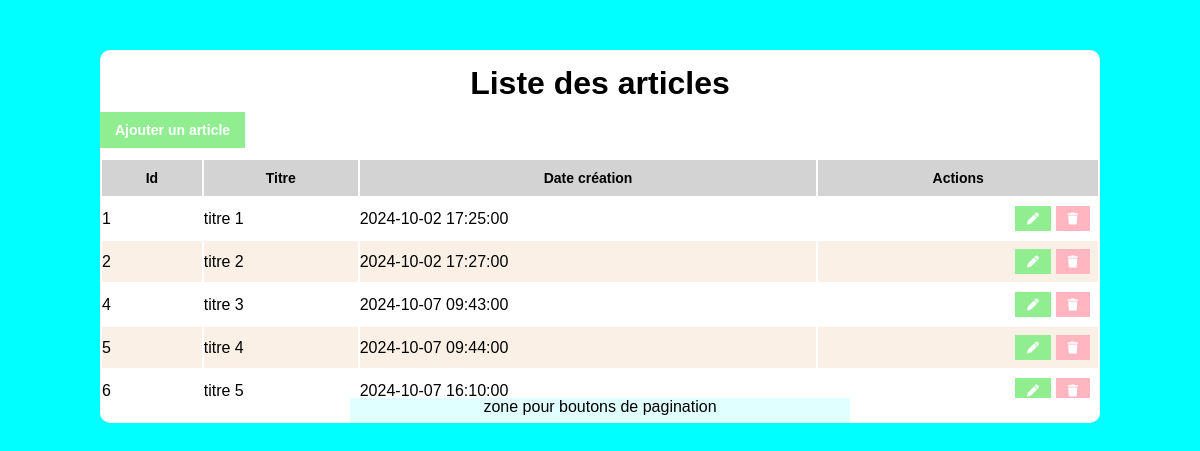
The page / on the database its author committed.
### tables this page shows
CREATE TABLE `articles` (
  `id` int(11) NOT NULL,
  `titre` varchar(255) NOT NULL,
  `contenu` text NOT NULL,
  `date_creation` timestamp NOT NULL DEFAULT current_timestamp()
);

### index.php (the view, shortened to what this page needs)
<?php
    include "db.php";
    $sql = "SELECT id, titre, contenu, date_creation FROM articles ORDER BY id";
    $stmt = $pdo->prepare($sql);
    $stmt->execute();
    $articles = $stmt->fetchAll(PDO::FETCH_ASSOC);
?>
<!DOCTYPE html>
<html lang="fr">
<head>
    <link
            rel="stylesheet"
            href="https://cdnjs.cloudflare.com/ajax/libs/font-awesome/6.6.0/css/all.min.css"
        />
    <link rel="stylesheet" href="style.css">
</head>
<body>
    <div class="container">
        <h1>Liste des articles</h1>
        <a href="create.php" class="btnCreate">Ajouter un article</a>
        <div class="tableContainer">
        <table>
            <thead>
                <tr>
                    <th>Id</th>
                    <th>Titre</th>
                    <th>Date création</th>
                    <th>Actions</th>
                </tr>
            </thead>
            <tbody>
                <?php if($articles): ?>
                    <?php foreach($articles as $article): ?>
                        <tr>
                            <td><?= $article['id'] ?></td>
                            <td><?= $article['titre'] ?></td>
                            <td><?= $article['date_creation'] ?></td>
                            <td class="actions">
                                <a href="update.php?id=<?=$article['id']?>" class="edit"><i class="fas fa-pen fa-xs"></i></a>
                                <a href="delete.php?id=<?=$article['id']?>" class="trash"><i class="fas fa-trash fa-xs"></i></a>
                            </td>
                        </tr>
                    <?php endforeach; ?>
                <?php else: ?>
                    <tr>
                        <td colspan="4" align="center">Pas encore d'articles encodés.</td>
                    </tr>
                <?php endif; ?>
            </tbody>
        </table>
        </div>
        <div class="paginationContainer">
            <p>zone pour boutons de pagination</p>
        </div>
    </div>
</body>
</html>

### style.css (style rules this page uses)
* { margin: 0; padding: 0; box-sizing: border-box; font-family: Arial, Helvetica, sans-serif; --body-bgcol: aqua; --container-bgcol: white; --btn-normal-bgcol: aqua; --btn-normal-color: black; --btn-normal-hover-bgcol: blue; --btn-normal-hover-color: white; --btn-del-yes-bgcol: lightsalmon; --btn-del-yes-color: white; --btn-del-yes-hover-bgcol: red; --btn-del-yes-hover-color: white; --btn-del-no-bgcol: lightgreen; --btn-del-no-color: white; --btn-del-no-hover-bgcol: green; --btn-del-no-hover-color: white; }
body { background-color: var(--body-bgcol); min-height: 100vh; overflow-y: hidden; }
.container { background-color: var(--container-bgcol); width: 100%; max-width: 1000px; margin: 0 auto; margin-top: 50px; border-radius: 10px; }
h1 { font-size: 1rem; text-align: center; padding-top: 15px; }
.btnCreate { display: inline-block; text-decoration: none; background-color: lightgreen; font-weight: bold; font-size: 14px; color: white; padding: 10px 15px; margin: 10px 0; }
.tableContainer { overflow-y: auto; height: 30vh; }
table { width: 100%; }
table thead th { padding: 10px; font-weight: bold; color: black; font-size: 14px; position: sticky; top: 0; background-color: lightgray; }
table tbody { overflow-y: scroll; height: 30vh; width: 100%; }
table tbody tr:nth-child(even) { background-color: linen; }
table tbody tr td.actions { padding: 8px; text-align: right; }
table tbody tr td.actions .edit, table tbody tr td.actions .trash { display: inline-flex; text-align: right; text-decoration: none; color: white; padding: 12px; }
table tbody tr td.actions .trash { background-color: lightpink; }
table tbody tr td.actions .edit { background-color: lightgreen; }
.paginationContainer { height: 25px; background-color: lightcyan; width: 50%; margin: 0 auto; }
.paginationContainer p { text-align: center; }
@media screen and (min-width: 768px) { h1 { font-size: 1.5rem; } }
@media screen and (min-width: 1024px) { h1 { font-size: 2rem; } }

### rows shown on the page
articles: id "1", titre "titre 1", date_creation "2024-10-02 17:25:00"
articles: id "2", titre "titre 2", date_creation "2024-10-02 17:27:00"
articles: id "4", titre "titre 3", date_creation "2024-10-07 09:43:00"
articles: id "5", titre "titre 4", date_creation "2024-10-07 09:44:00"
articles: id "6", titre "titre 5", date_creation "2024-10-07 16:10:00"
